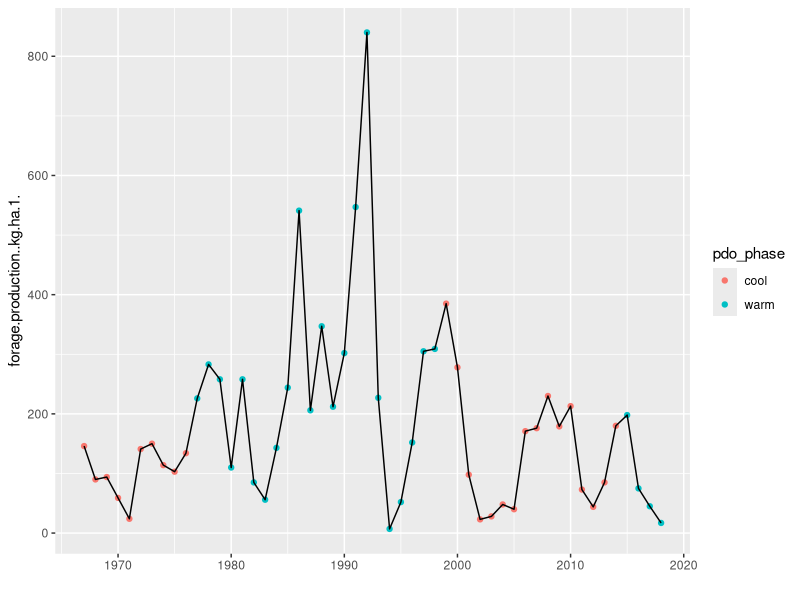
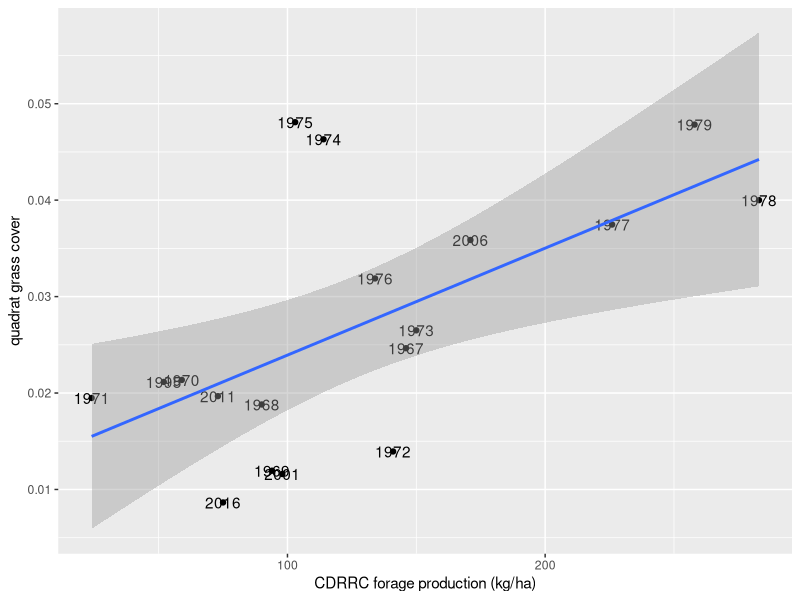
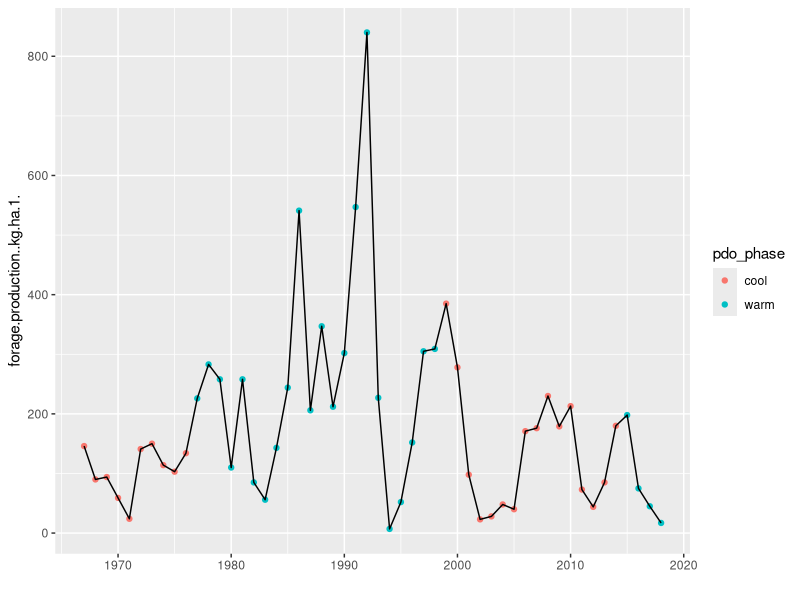
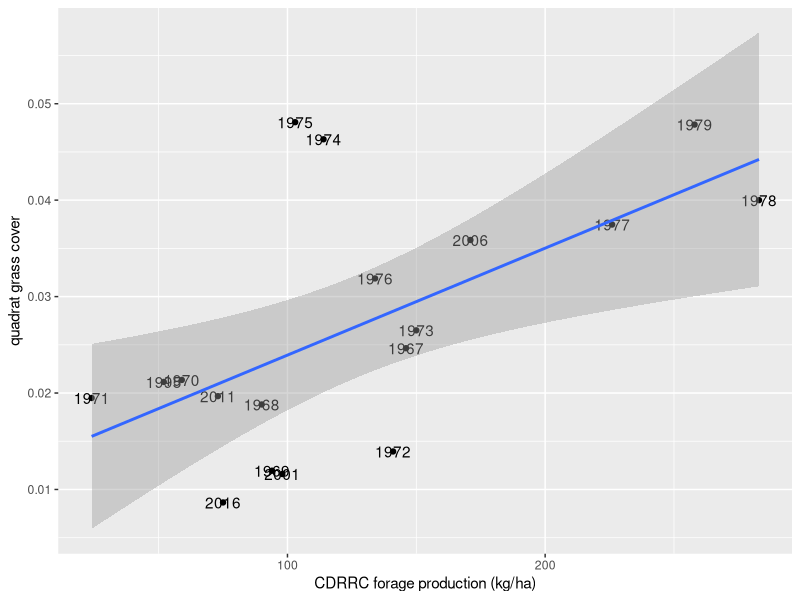

The R script that drew these images, in order:
#' Look at CDRRC data
#' This dataset is forage production (kg/ha), not cover. May include plants other than perennial grasses.
#' EMC 7/7/21

library(dplyr)
library(ggplot2)

dat = read.csv('CDRRC/CDRRC pasture 1 long term forage production.csv', skip=2)
pdo = read.csv('data/PDO_phases_byyear.csv')

dat = merge(dat, pdo, by='year')

forage = ggplot(dat, aes(x=as.numeric(year), y=forage.production..kg.ha.1.)) +
  geom_point(aes(color=pdo_phase)) +
  geom_line() +
  xlab('') 
forage
ggsave('Figures/CDRRC_forage.png', plot=forage, width=5, height=3)

# best forage years were during the 1978-1999 warm PDO phase. recent PDO phase 2015-2018 very low production

# read in quadrat time series
yearlygrass = read.csv('data/grass_shrub_trends_yearly.csv')

# plot quadrat cover vs forage
quadforage = merge(dat, yearlygrass, by.x='year', by.y='project_year')
quadforageplot = ggplot(quadforage, aes(x=forage.production..kg.ha.1., y=mean_grass)) +
  geom_point() +
  geom_text(aes(label=year)) +
  geom_smooth(method='lm', formula=y~x) +
  xlab('CDRRC forage production (kg/ha)') +
  ylab('quadrat grass cover')
quadforageplot
ggsave('Figures/CDRRC_forage_vs_quad_cover.png', plot=quadforageplot, width=5, height=5)


test = lm(quadforage$mean_grass ~ quadforage$forage.production..kg.ha.1.)
summary(test)
# R-squared on the linear correlation is around 0.3